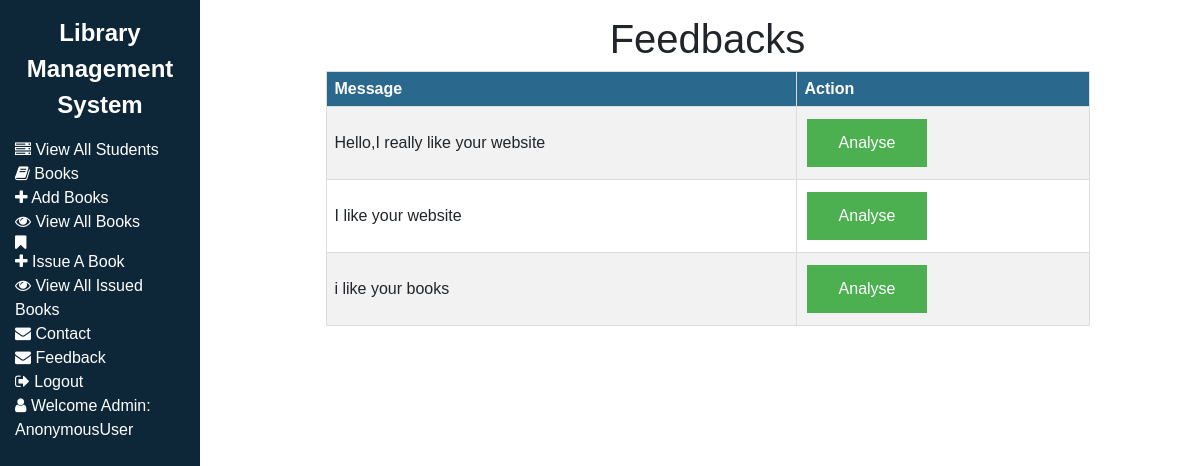
Screenshot of /view_feedbacks/ with the database file from the repository.
### library/models.py (models this page shows, shortened)
class FeedbackMessage(models.Model):
        message = models.TextField()

### library/views.py (the view)
# urls.py: path('view_feedbacks/', views.view_feedbacks, name='view_feedbacks'),
def view_feedbacks(request):
    feedbacks = FeedbackMessage.objects.all()
    return render(request, 'view_feedbacks.html', {'feedbacks': feedbacks})

### library/templates/view_feedbacks.html (shortened to what this page needs)
{% extends 'admin_navbar.html' %}
{% load static %}
{% block body %}
<h1>Feedbacks</h1>
<table>
    <tr>
       <th>Message</th>
       <th>Action</th>
    </tr>
    {% for feedback in feedbacks %}
    <tr>
        <td>{{ feedback.message }}</td>
        <td>
            <button type="button" onclick="window.location.href='http://127.0.0.1:8000/sentiment_analyse/'" style="background-color: #4CAF50; /* Green */
            border: none;
            color: white;
            padding: 15px 32px;
            text-align: center;
            text-decoration: none;
            display: inline-block;
            font-size: 16px;
            margin: 4px 2px;
            cursor: pointer;">Analyse</button>
        </td>
    </tr>
    {% endfor %}
</table>
{% endblock %}

### library/templates/admin_navbar.html (style rules this page uses)
body { background-color: #f0f0f3; font-family: Arial, sans-serif; }

### library/templates/view_feedbacks.html (style rules this page uses)
body { font-family: Arial, sans-serif; }
h1 { text-align: center; }
table { width: 80%; margin: 0 auto; border-collapse: collapse; }
th, td { border: 1px solid #ddd; padding: 8px; text-align: left; }
th { background-color: #2b688e; color: white; }
tr:nth-child(even) { background-color: #f2f2f2; }

### rows the page displays
FeedbackMessage: message "Hello,I really like your website"
FeedbackMessage: message "I like your website"
FeedbackMessage: message "i like your books"

### other values shown
{{ request.user }} "AnonymousUser"
